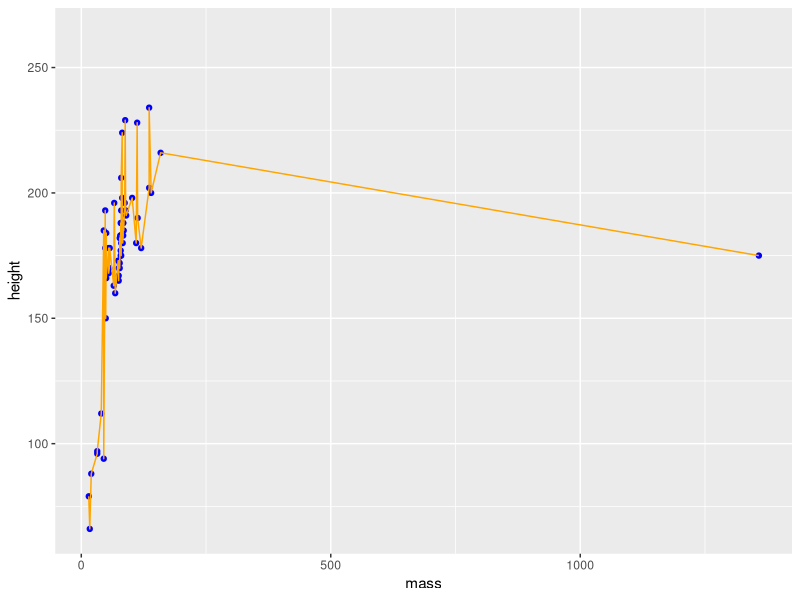

Recreate this plot in R.
## ---- chunk 1
knitr::opts_chunk$set(echo = TRUE)
library(tidyverse)
## ---- chunk 2
ggplot(data=starwars, aes(x=mass, y=height))+
  geom_point(color="blue") +
  geom_line(color="orange")
